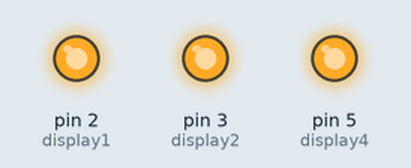
A sketch run on a simulated Arduino Uno, built with avr-gcc and run on an emulated ATmega328P. On the bench: output pins drawn as LEDs (lit = HIGH).

Above: at 0.1 s.
Timing chart, 0 to 1.6 s (numbered marks = the images above):
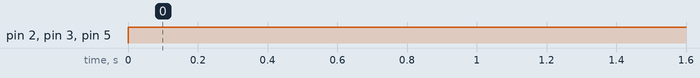

Measured:
- by itself, pin 2 (display1), pin 3 (display2), pin 5 (display4): LOW → HIGH at 0.00 s

The sketch:

Codigo_para_display_de_10_segmentos.ino
```cpp
//Escribir los pines a los que se asigna cada display de 10 segmentos:
int display1=2;
int display2=3;
int display3=4;
int display4=5;


void setup(){
  pinMode(display1, OUTPUT);
  pinMode(display2, OUTPUT);
  pinMode(display4, OUTPUT);
  pinMode(display4, OUTPUT);
}


void loop(){

  //Ejemplos para encender displays de 10 segmentos
  on_display(1);
  on_display(2);
  on_display(3);
  on_display(4);
}


//Función para encender cada display de 10 segmentos
//Parametros de entrada: un numero de 1 a 4, indicando el numero de display
void on_display(int num_display){
  if (num_display==1){
    digitalWrite(display1, HIGH);
  }
  else if (num_display==2){
    digitalWrite(display2, HIGH);
  }
  else if (num_display==3){
    digitalWrite(display3, HIGH);
  }
  else if (num_display==4){
    digitalWrite(display4, HIGH);
  }
}


//Función para apagar cada display de 10 segmentos
//Parametros de entrada: un numero de 1 a 4, indicando el numero de display
void off_display(int num_display){
  if (num_display=1){
    digitalWrite(display1, LOW);
  }
  else if (num_display=2){
    digitalWrite(display2, LOW);
  }
  else if (num_display=3){
    digitalWrite(display3, LOW);
  }
  else if (num_display=4){
    digitalWrite(display4, LOW);
  }
}
```
